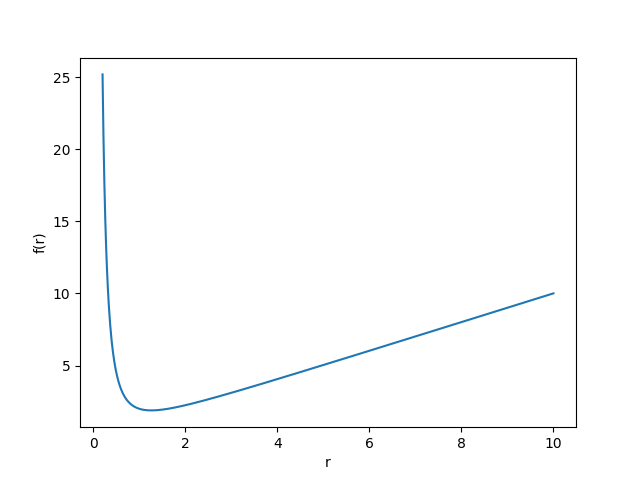

Here is the Python script that generated this plot:
import numpy as np
import matplotlib.pyplot as plt

r = np.linspace(0.2, 10, 1000)


def f(r):
    h = 1 / r**2
    return r**3 * h + r**2 * h**2


plt.plot(r, f(r))
plt.xlabel('r')
plt.ylabel('f(r)')
plt.savefig('graph.png')
plt.show()
